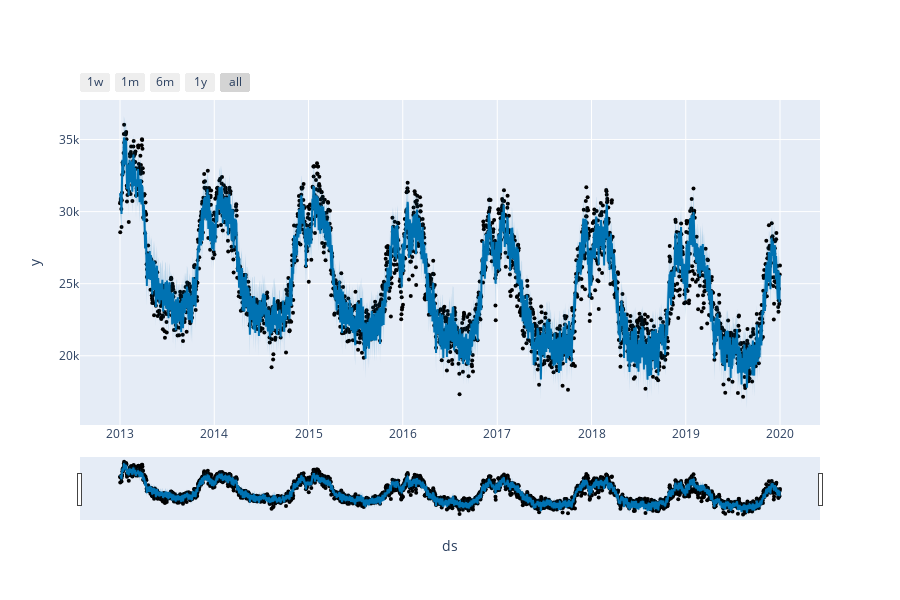

The code cell stored with this chart in its notebook:
### Code cell
plot_plotly(model, prediction)

### Figure 1 — Plotly figure (JSON) as saved in the notebook; plotly's stock layout.template omitted (floating-point values rounded to 4 significant figures; data arrays with more than 128 entries replaced by an {"elided": "..."} marker saying what was removed)
{"data": [{"marker": {"color": "black", "size": 4}, "mode": "markers", "name": "Actual", "type": "scatter", "x": {"elided": "2557 str values"}, "y": {"elided": "2557 int values"}}, {"hoverinfo": "skip", "line": {"width": 0}, "mode": "lines", "type": "scatter", "x": {"elided": "2557 str values"}, "y": {"elided": "2557 float values"}}, {"fill": "tonexty", "fillcolor": "rgba(0, 114, 178, 0.2)", "line": {"color": "#0072B2", "width": 2}, "mode": "lines", "name": "Predicted", "type": "scatter", "x": {"elided": "2557 str values"}, "y": {"elided": "2557 float values"}}, {"fill": "tonexty", "fillcolor": "rgba(0, 114, 178, 0.2)", "hoverinfo": "skip", "line": {"width": 0}, "mode": "lines", "type": "scatter", "x": {"elided": "2557 str values"}, "y": {"elided": "2557 float values"}}], "layout": {"height": 600, "showlegend": false, "width": 900, "xaxis": {"rangeselector": {"buttons": [{"count": 7, "label": "1w", "step": "day", "stepmode": "backward"}, {"count": 1, "label": "1m", "step": "month", "stepmode": "backward"}, {"count": 6, "label": "6m", "step": "month", "stepmode": "backward"}, {"count": 1, "label": "1y", "step": "year", "stepmode": "backward"}, {"step": "all"}]}, "rangeslider": {"visible": true}, "title": {"text": "ds"}, "type": "date"}, "yaxis": {"title": {"text": "y"}}}}
